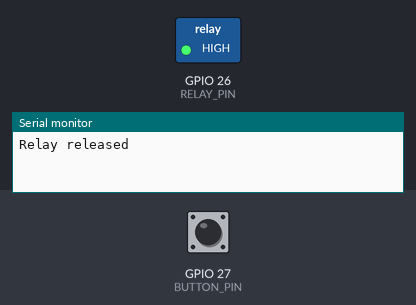
A sketch run on a simulated ESP32. On the bench: switched loads named in the sketch (green lamp = pin HIGH), the last lines printed to the serial monitor. The inputs (shaded band) are chosen by the test bench; at power-on: GPIO 27 (BUTTON_PIN) HIGH.

Above: at 1.2 s.
1.3 s: GPIO 27 (BUTTON_PIN) pulled LOW for 0.15 s
At 2.3 s:
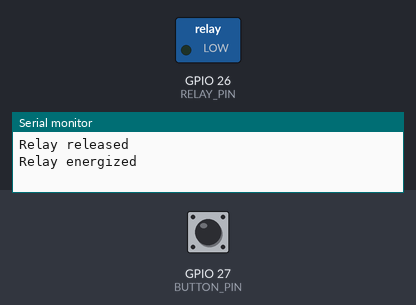
2.9 s: GPIO 27 (BUTTON_PIN) pulled LOW for 1 s
At 3.6 s:
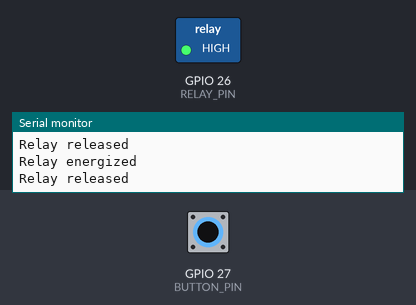
5.4 s: GPIO 27 (BUTTON_PIN) pulled LOW for 3.2 s
At 6.7 s:
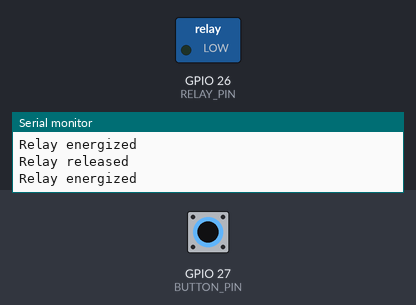
Timing chart, 0 to 8.4 s (numbered marks = the images above; inputs shaded):
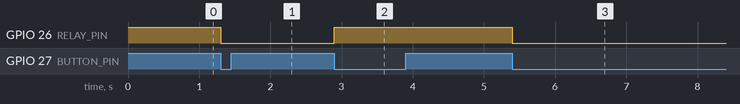

Measured:
- after the input at 1.3 s, GPIO 26 (RELAY_PIN): HIGH → LOW at once
- after the input at 2.9 s, GPIO 26 (RELAY_PIN): LOW → HIGH at once
- after the input at 5.4 s, GPIO 26 (RELAY_PIN): HIGH → LOW at once

The sketch:

day_60_relay_module_safety.ino
```cpp
// Day 60: Demonstrate a relay module with a low-voltage indicator only.
// Relay IN -> GPIO 26. Relay VCC/GND per module datasheet.
// Never connect mains voltage for this learning exercise.
const int RELAY_PIN=26;
const int BUTTON_PIN=27;
const bool RELAY_ACTIVE_LOW=true; // change only after checking your module
bool relayOn=false;
int lastButton=HIGH;
unsigned long lastPress=0;
void setRelay(bool on){
  relayOn=on;
  digitalWrite(RELAY_PIN, (on ^ RELAY_ACTIVE_LOW) ? HIGH : LOW);
  Serial.println(on ? "Relay energized" : "Relay released");
}
void setup(){
  Serial.begin(115200);
  pinMode(RELAY_PIN,OUTPUT);
  pinMode(BUTTON_PIN,INPUT_PULLUP);
  setRelay(false);
}
void loop(){
  int b=digitalRead(BUTTON_PIN);
  if(b==LOW && lastButton==HIGH && millis()-lastPress>200){
    lastPress=millis(); setRelay(!relayOn);
  }
  lastButton=b;
}
```
